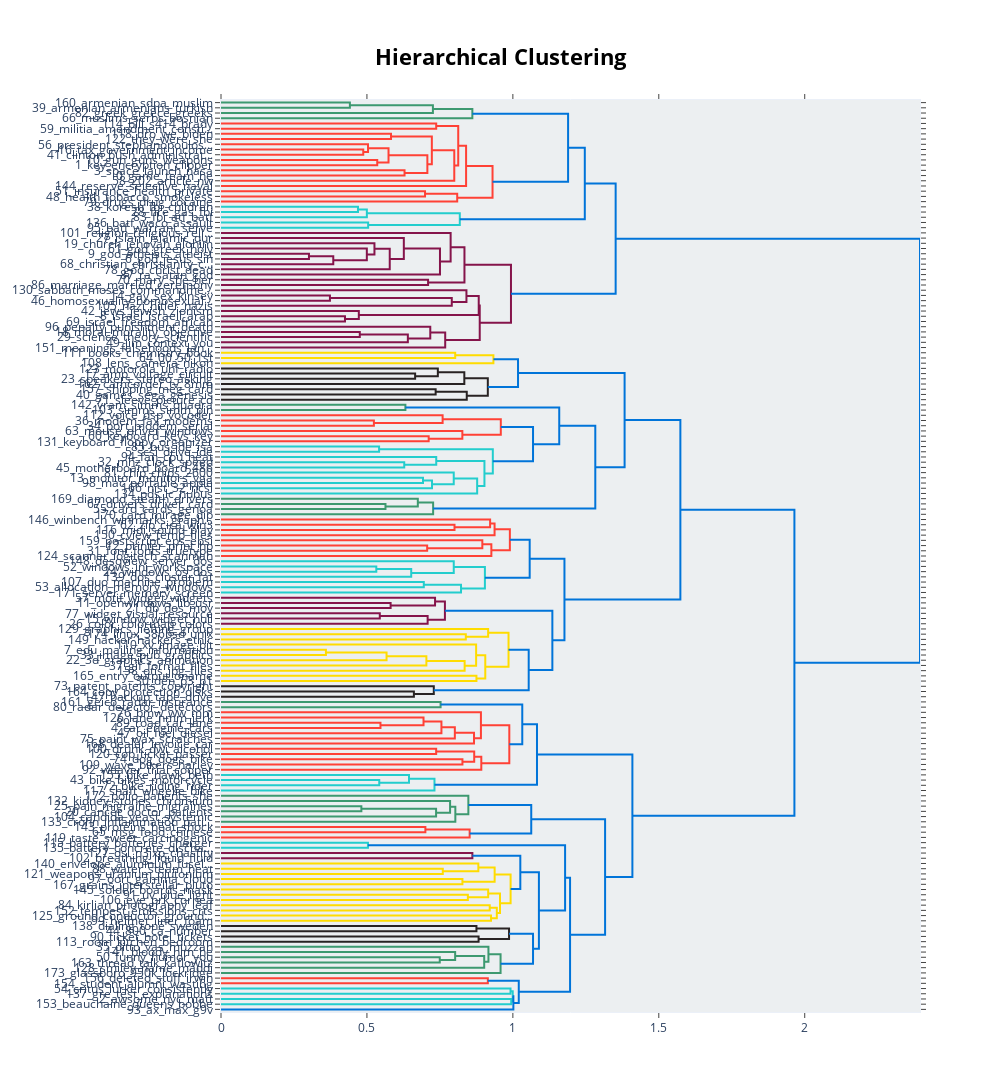

Here is the notebook cell this chart was saved with:
### Code cell
#visualize the hierarchy of topics:
topic_model.visualize_hierarchy()

### Figure 1 — Plotly figure (JSON) as saved in the notebook; plotly's stock layout.template omitted (floating-point values rounded to 4 significant figures; data arrays with more than 128 entries replaced by an {"elided": "..."} marker saying what was removed)
{"data": [{"hoverinfo": "text", "marker": {"color": "rgb(61,153,112)"}, "mode": "lines", "type": "scatter", "x": [0, 0.4416, 0.4416, 0], "xaxis": "x", "y": [-5, -5, -15, -15], "yaxis": "y"}, {"hoverinfo": "text", "marker": {"color": "rgb(61,153,112)"}, "mode": "lines", "type": "scatter", "x": [0.4416, 0.7261, 0.7261, 0], "xaxis": "x", "y": [-10, -10, -25, -25], "yaxis": "y"}, {"hoverinfo": "text", "marker": {"color": "rgb(61,153,112)"}, "mode": "lines", "type": "scatter", "x": [0.7261, 0.8612, 0.8612, 0], "xaxis": "x", "y": [-17.5, -17.5, -35, -35], "yaxis": "y"}, {"hoverinfo": "text", "marker": {"color": "rgb(255,65,54)"}, "mode": "lines", "type": "scatter", "x": [0, 0.7374, 0.7374, 0], "xaxis": "x", "y": [-45, -45, -55, -55], "yaxis": "y"}, {"hoverinfo": "text", "marker": {"color": "rgb(255,65,54)"}, "mode": "lines", "type": "scatter", "x": [0, 0.5825, 0.5825, 0], "xaxis": "x", "y": [-65, -65, -75, -75], "yaxis": "y"}, {"hoverinfo": "text", "marker": {"color": "rgb(255,65,54)"}, "mode": "lines", "type": "scatter", "x": [0, 0.4874, 0.4874, 0], "xaxis": "x", "y": [-95, -95, -105, -105], "yaxis": "y"}, {"hoverinfo": "text", "marker": {"color": "rgb(255,65,54)"}, "mode": "lines", "type": "scatter", "x": [0, 0.5038, 0.5038, 0.4874], "xaxis": "x", "y": [-85, -85, -100, -100], "yaxis": "y"}, {"hoverinfo": "text", "marker": {"color": "rgb(255,65,54)"}, "mode": "lines", "type": "scatter", "x": [0, 0.5353, 0.5353, 0], "xaxis": "x", "y": [-115, -115, -125, -125], "yaxis": "y"}, {"hoverinfo": "text", "marker": {"color": "rgb(255,65,54)"}, "mode": "lines", "type": "scatter", "x": [0.5038, 0.574, 0.574, 0.5353], "xaxis": "x", "y": [-92.5, -92.5, -120, -120], "yaxis": "y"}, {"hoverinfo": "text", "marker": {"color": "rgb(255,65,54)"}, "mode": "lines", "type": "scatter", "x": [0, 0.6289, 0.6289, 0], "xaxis": "x", "y": [-135, -135, -145, -145], "yaxis": "y"}, {"hoverinfo": "text", "marker": {"color": "rgb(255,65,54)"}, "mode": "lines", "type": "scatter", "x": [0.574, 0.7071, 0.7071, 0.6289], "xaxis": "x", "y": [-106.2, -106.2, -140, -140], "yaxis": "y"}, {"hoverinfo": "text", "marker": {"color": "rgb(255,65,54)"}, "mode": "lines", "type": "scatter", "x": [0.5825, 0.7224, 0.7224, 0.7071], "xaxis": "x", "y": [-70, -70, -123.1, -123.1], "yaxis": "y"}, {"hoverinfo": "text", "marker": {"color": "rgb(255,65,54)"}, "mode": "lines", "type": "scatter", "x": [0.7224, 0.7992, 0.7992, 0], "xaxis": "x", "y": [-96.56, -96.56, -155, -155], "yaxis": "y"}, {"hoverinfo": "text", "marker": {"color": "rgb(255,65,54)"}, "mode": "lines", "type": "scatter", "x": [0.7374, 0.8128, 0.8128, 0.7992], "xaxis": "x", "y": [-50, -50, -125.8, -125.8], "yaxis": "y"}, {"hoverinfo": "text", "marker": {"color": "rgb(255,65,54)"}, "mode": "lines", "type": "scatter", "x": [0.8128, 0.8398, 0.8398, 0], "xaxis": "x", "y": [-87.89, -87.89, -165, -165], "yaxis": "y"}, {"hoverinfo": "text", "marker": {"color": "rgb(255,65,54)"}, "mode": "lines", "type": "scatter", "x": [0, 0.6991, 0.6991, 0], "xaxis": "x", "y": [-175, -175, -185, -185], "yaxis": "y"}, {"hoverinfo": "text", "marker": {"color": "rgb(255,65,54)"}, "mode": "lines", "type": "scatter", "x": [0.6991, 0.8093, 0.8093, 0], "xaxis": "x", "y": [-180, -180, -195, -195], "yaxis": "y"}, {"hoverinfo": "text", "marker": {"color": "rgb(255,65,54)"}, "mode": "lines", "type": "scatter", "x": [0.8398, 0.9304, 0.9304, 0.8093], "xaxis": "x", "y": [-126.4, -126.4, -187.5, -187.5], "yaxis": "y"}, {"hoverinfo": "text", "marker": {"color": "rgb(0,116,217)"}, "mode": "lines", "type": "scatter", "x": [0.8612, 1.189, 1.189, 0.9304], "xaxis": "x", "y": [-26.25, -26.25, -157.0, -157.0], "yaxis": "y"}, {"hoverinfo": "text", "marker": {"color": "rgb(35,205,205)"}, "mode": "lines", "type": "scatter", "x": [0, 0.4693, 0.4693, 0], "xaxis": "x", "y": [-205, -205, -215, -215], "yaxis": "y"}, {"hoverinfo": "text", "marker": {"color": "rgb(35,205,205)"}, "mode": "lines", "type": "scatter", "x": [0.4693, 0.4997, 0.4997, 0], "xaxis": "x", "y": [-210, -210, -225, -225], "yaxis": "y"}, {"hoverinfo": "text", "marker": {"color": "rgb(35,205,205)"}, "mode": "lines", "type": "scatter", "x": [0, 0.5042, 0.5042, 0], "xaxis": "x", "y": [-235, -235, -245, -245], "yaxis": "y"}, {"hoverinfo": "text", "marker": {"color": "rgb(35,205,205)"}, "mode": "lines", "type": "scatter", "x": [0.4997, 0.8182, 0.8182, 0.5042], "xaxis": "x", "y": [-217.5, -217.5, -240, -240], "yaxis": "y"}, {"hoverinfo": "text", "marker": {"color": "rgb(0,116,217)"}, "mode": "lines", "type": "scatter", "x": [1.189, 1.246, 1.246, 0.8182], "xaxis": "x", "y": [-91.61, -91.61, -228.8, -228.8], "yaxis": "y"}, {"hoverinfo": "text", "marker": {"color": "rgb(133,20,75)"}, "mode": "lines", "type": "scatter", "x": [0, 0.3014, 0.3014, 0], "xaxis": "x", "y": [-295, -295, -305, -305], "yaxis": "y"}, {"hoverinfo": "text", "marker": {"color": "rgb(133,20,75)"}, "mode": "lines", "type": "scatter", "x": [0.3014, 0.3847, 0.3847, 0], "xaxis": "x", "y": [-300, -300, -315, -315], "yaxis": "y"}, {"hoverinfo": "text", "marker": {"color": "rgb(133,20,75)"}, "mode": "lines", "type": "scatter", "x": [0, 0.4997, 0.4997, 0.3847], "xaxis": "x", "y": [-285, -285, -307.5, -307.5], "yaxis": "y"}, {"hoverinfo": "text", "marker": {"color": "rgb(133,20,75)"}, "mode": "lines", "type": "scatter", "x": [0, 0.5258, 0.5258, 0.4997], "xaxis": "x", "y": [-275, -275, -296.2, -296.2], "yaxis": "y"}, {"hoverinfo": "text", "marker": {"color": "rgb(133,20,75)"}, "mode": "lines", "type": "scatter", "x": [0.5258, 0.5782, 0.5782, 0], "xaxis": "x", "y": [-285.6, -285.6, -325, -325], "yaxis": "y"}, {"hoverinfo": "text", "marker": {"color": "rgb(133,20,75)"}, "mode": "lines", "type": "scatter", "x": [0, 0.6264, 0.6264, 0.5782], "xaxis": "x", "y": [-265, -265, -305.3, -305.3], "yaxis": "y"}, {"hoverinfo": "text", "marker": {"color": "rgb(133,20,75)"}, "mode": "lines", "type": "scatter", "x": [0.6264, 0.7503, 0.7503, 0], "xaxis": "x", "y": [-285.2, -285.2, -335, -335], "yaxis": "y"}, {"hoverinfo": "text", "marker": {"color": "rgb(133,20,75)"}, "mode": "lines", "type": "scatter", "x": [0, 0.7868, 0.7868, 0.7503], "xaxis": "x", "y": [-255, -255, -310.1, -310.1], "yaxis": "y"}, {"hoverinfo": "text", "marker": {"color": "rgb(133,20,75)"}, "mode": "lines", "type": "scatter", "x": [0, 0.7096, 0.7096, 0], "xaxis": "x", "y": [-345, -345, -355, -355], "yaxis": "y"}, {"hoverinfo": "text", "marker": {"color": "rgb(133,20,75)"}, "mode": "lines", "type": "scatter", "x": [0.7868, 0.8342, 0.8342, 0.7096], "xaxis": "x", "y": [-282.5, -282.5, -350, -350], "yaxis": "y"}, {"hoverinfo": "text", "marker": {"color": "rgb(133,20,75)"}, "mode": "lines", "type": "scatter", "x": [0, 0.3732, 0.3732, 0], "xaxis": "x", "y": [-375, -375, -385, -385], "yaxis": "y"}, {"hoverinfo": "text", "marker": {"color": "rgb(133,20,75)"}, "mode": "lines", "type": "scatter", "x": [0.3732, 0.7907, 0.7907, 0], "xaxis": "x", "y": [-380, -380, -395, -395], "yaxis": "y"}, {"hoverinfo": "text", "marker": {"color": "rgb(133,20,75)"}, "mode": "lines", "type": "scatter", "x": [0, 0.8409, 0.8409, 0.7907], "xaxis": "x", "y": [-365, -365, -387.5, -387.5], "yaxis": "y"}, {"hoverinfo": "text", "marker": {"color": "rgb(133,20,75)"}, "mode": "lines", "type": "scatter", "x": [0, 0.4248, 0.4248, 0], "xaxis": "x", "y": [-415, -415, -425, -425], "yaxis": "y"}, {"hoverinfo": "text", "marker": {"color": "rgb(133,20,75)"}, "mode": "lines", "type": "scatter", "x": [0, 0.4722, 0.4722, 0.4248], "xaxis": "x", "y": [-405, -405, -420, -420], "yaxis": "y"}, {"hoverinfo": "text", "marker": {"color": "rgb(133,20,75)"}, "mode": "lines", "type": "scatter", "x": [0.8409, 0.8831, 0.8831, 0.4722], "xaxis": "x", "y": [-376.2, -376.2, -412.5, -412.5], "yaxis": "y"}, {"hoverinfo": "text", "marker": {"color": "rgb(133,20,75)"}, "mode": "lines", "type": "scatter", "x": [0, 0.4755, 0.4755, 0], "xaxis": "x", "y": [-445, -445, -455, -455], "yaxis": "y"}, {"hoverinfo": "text", "marker": {"color": "rgb(133,20,75)"}, "mode": "lines", "type": "scatter", "x": [0.4755, 0.6402, 0.6402, 0], "xaxis": "x", "y": [-450, -450, -465, -465], "yaxis": "y"}, {"hoverinfo": "text", "marker": {"color": "rgb(133,20,75)"}, "mode": "lines", "type": "scatter", "x": [0, 0.7171, 0.7171, 0.6402], "xaxis": "x", "y": [-435, -435, -457.5, -457.5], "yaxis": "y"}, {"hoverinfo": "text", "marker": {"color": "rgb(133,20,75)"}, "mode": "lines", "type": "scatter", "x": [0.7171, 0.7682, 0.7682, 0], "xaxis": "x", "y": [-446.2, -446.2, -475, -475], "yaxis": "y"}, {"hoverinfo": "text", "marker": {"color": "rgb(133,20,75)"}, "mode": "lines", "type": "scatter", "x": [0.8831, 0.8865, 0.8865, 0.7682], "xaxis": "x", "y": [-394.4, -394.4, -460.6, -460.6], "yaxis": "y"}, {"hoverinfo": "text", "marker": {"color": "rgb(133,20,75)"}, "mode": "lines", "type": "scatter", "x": [0.8342, 0.9935, 0.9935, 0.8865], "xaxis": "x", "y": [-316.3, -316.3, -427.5, -427.5], "yaxis": "y"}, {"hoverinfo": "text", "marker": {"color": "rgb(0,116,217)"}, "mode": "lines", "type": "scatter", "x": [1.246, 1.352, 1.352, 0.9935], "xaxis": "x", "y": [-160.2, -160.2, -371.9, -371.9], "yaxis": "y"}, {"hoverinfo": "text", "marker": {"color": "rgb(255,220,0)"}, "mode": "lines", "type": "scatter", "x": [0, 0.8025, 0.8025, 0], "xaxis": "x", "y": [-485, -485, -495, -495], "yaxis": "y"}, {"hoverinfo": "text", "marker": {"color": "rgb(255,220,0)"}, "mode": "lines", "type": "scatter", "x": [0.8025, 0.9334, 0.9334, 0], "xaxis": "x", "y": [-490, -490, -505, -505], "yaxis": "y"}, {"hoverinfo": "text", "marker": {"color": "rgb(40,35,35)"}, "mode": "lines", "type": "scatter", "x": [0, 0.6651, 0.6651, 0], "xaxis": "x", "y": [-525, -525, -535, -535], "yaxis": "y"}, {"hoverinfo": "text", "marker": {"color": "rgb(40,35,35)"}, "mode": "lines", "type": "scatter", "x": [0, 0.743, 0.743, 0.6651], "xaxis": "x", "y": [-515, -515, -530, -530], "yaxis": "y"}, {"hoverinfo": "text", "marker": {"color": "rgb(40,35,35)"}, "mode": "lines", "type": "scatter", "x": [0.743, 0.8337, 0.8337, 0], "xaxis": "x", "y": [-522.5, -522.5, -545, -545], "yaxis": "y"}, {"hoverinfo": "text", "marker": {"color": "rgb(40,35,35)"}, "mode": "lines", "type": "scatter", "x": [0, 0.7355, 0.7355, 0], "xaxis": "x", "y": [-555, -555, -565, -565], "yaxis": "y"}, {"hoverinfo": "text", "marker": {"color": "rgb(40,35,35)"}, "mode": "lines", "type": "scatter", "x": [0.7355, 0.8421, 0.8421, 0], "xaxis": "x", "y": [-560, -560, -575, -575], "yaxis": "y"}, {"hoverinfo": "text", "marker": {"color": "rgb(40,35,35)"}, "mode": "lines", "type": "scatter", "x": [0.8337, 0.9142, 0.9142, 0.8421], "xaxis": "x", "y": [-533.8, -533.8, -567.5, -567.5], "yaxis": "y"}, {"hoverinfo": "text", "marker": {"color": "rgb(0,116,217)"}, "mode": "lines", "type": "scatter", "x": [0.9334, 1.018, 1.018, 0.9142], "xaxis": "x", "y": [-497.5, -497.5, -550.6, -550.6], "yaxis": "y"}, {"hoverinfo": "text", "marker": {"color": "rgb(61,153,112)"}, "mode": "lines", "type": "scatter", "x": [0, 0.6318, 0.6318, 0], "xaxis": "x", "y": [-585, -585, -595, -595], "yaxis": "y"}, {"hoverinfo": "text", "marker": {"color": "rgb(255,65,54)"}, "mode": "lines", "type": "scatter", "x": [0, 0.5239, 0.5239, 0], "xaxis": "x", "y": [-615, -615, -625, -625], "yaxis": "y"}, {"hoverinfo": "text", "marker": {"color": "rgb(255,65,54)"}, "mode": "lines", "type": "scatter", "x": [0, 0.7593, 0.7593, 0.5239], "xaxis": "x", "y": [-605, -605, -620, -620], "yaxis": "y"}, {"hoverinfo": "text", "marker": {"color": "rgb(255,65,54)"}, "mode": "lines", "type": "scatter", "x": [0, 0.7116, 0.7116, 0], "xaxis": "x", "y": [-645, -645, -655, -655], "yaxis": "y"}, {"hoverinfo": "text", "marker": {"color": "rgb(255,65,54)"}, "mode": "lines", "type": "scatter", "x": [0, 0.8269, 0.8269, 0.7116], "xaxis": "x", "y": [-635, -635, -650, -650], "yaxis": "y"}, {"hoverinfo": "text", "marker": {"color": "rgb(255,65,54)"}, "mode": "lines", "type": "scatter", "x": [0.7593, 0.9587, 0.9587, 0.8269], "xaxis": "x", "y": [-612.5, -612.5, -642.5, -642.5], "yaxis": "y"}, {"hoverinfo": "text", "marker": {"color": "rgb(35,205,205)"}, "mode": "lines", "type": "scatter", "x": [0, 0.5416, 0.5416, 0], "xaxis": "x", "y": [-665, -665, -675, -675], "yaxis": "y"}, {"hoverinfo": "text", "marker": {"color": "rgb(35,205,205)"}, "mode": "lines", "type": "scatter", "x": [0, 0.6278, 0.6278, 0], "xaxis": "x", "y": [-695, -695, -705, -705], "yaxis": "y"}, {"hoverinfo": "text", "marker": {"color": "rgb(35,205,205)"}, "mode": "lines", "type": "scatter", "x": [0, 0.7375, 0.7375, 0.6278], "xaxis": "x", "y": [-685, -685, -700, -700], "yaxis": "y"}, {"hoverinfo": "text", "marker": {"color": "rgb(35,205,205)"}, "mode": "lines", "type": "scatter", "x": [0, 0.6921, 0.6921, 0], "xaxis": "x", "y": [-725, -725, -735, -735], "yaxis": "y"}, {"hoverinfo": "text", "marker": {"color": "rgb(35,205,205)"}, "mode": "lines", "type": "scatter", "x": [0.6921, 0.723, 0.723, 0], "xaxis": "x", "y": [-730, -730, -745, -745], "yaxis": "y"}, {"hoverinfo": "text", "marker": {"color": "rgb(35,205,205)"}, "mode": "lines", "type": "scatter", "x": [0, 0.7975, 0.7975, 0.723], "xaxis": "x", "y": [-715, -715, -737.5, -737.5], "yaxis": "y"}, {"hoverinfo": "text", "marker": {"color": "rgb(35,205,205)"}, "mode": "lines", "type": "scatter", "x": [0.7975, 0.8777, 0.8777, 0], "xaxis": "x", "y": [-726.2, -726.2, -755, -755], "yaxis": "y"}, {"hoverinfo": "text", "marker": {"color": "rgb(35,205,205)"}, "mode": "lines", "type": "scatter", "x": [0.7375, 0.9026, 0.9026, 0.8777], "xaxis": "x", "y": [-692.5, -692.5, -740.6, -740.6], "yaxis": "y"}, {"hoverinfo": "text", "marker": {"color": "rgb(35,205,205)"}, "mode": "lines", "type": "scatter", "x": [0.5416, 0.9313, 0.9313, 0.9026], "xaxis": "x", "y": [-670, -670, -716.6, -716.6], "yaxis": "y"}, {"hoverinfo": "text", "marker": {"color": "rgb(0,116,217)"}, "mode": "lines", "type": "scatter", "x": [0.9587, 1.069, 1.069, 0.9313], "xaxis": "x", "y": [-627.5, -627.5, -693.3, -693.3], "yaxis": "y"}, {"hoverinfo": "text", "marker": {"color": "rgb(0,116,217)"}, "mode": "lines", "type": "scatter", "x": [0.6318, 1.159, 1.159, 1.069], "xaxis": "x", "y": [-590, -590, -660.4, -660.4], "yaxis": "y"}, {"hoverinfo": "text", "marker": {"color": "rgb(61,153,112)"}, "mode": "lines", "type": "scatter", "x": [0, 0.5635, 0.5635, 0], "xaxis": "x", "y": [-775, -775, -785, -785], "yaxis": "y"}, {"hoverinfo": "text", "marker": {"color": "rgb(61,153,112)"}, "mode": "lines", "type": "scatter", "x": [0, 0.6744, 0.6744, 0.5635], "xaxis": "x", "y": [-765, -765, -780, -780], "yaxis": "y"}, {"hoverinfo": "text", "marker": {"color": "rgb(61,153,112)"}, "mode": "lines", "type": "scatter", "x": [0.6744, 0.7268, 0.7268, 0], "xaxis": "x", "y": [-772.5, -772.5, -795, -795], "yaxis": "y"}, {"hoverinfo": "text", "marker": {"color": "rgb(0,116,217)"}, "mode": "lines", "type": "scatter", "x": [1.159, 1.282, 1.282, 0.7268], "xaxis": "x", "y": [-625.2, -625.2, -783.8, -783.8], "yaxis": "y"}, {"hoverinfo": "text", "marker": {"color": "rgb(0,116,217)"}, "mode": "lines", "type": "scatter", "x": [1.018, 1.383, 1.383, 1.282], "xaxis": "x", "y": [-524.1, -524.1, -704.5, -704.5], "yaxis": "y"}, {"hoverinfo": "text", "marker": {"color": "rgb(255,65,54)"}, "mode": "lines", "type": "scatter", "x": [0, 0.8001, 0.8001, 0], "xaxis": "x", "y": [-815, -815, -825, -825], "yaxis": "y"}, {"hoverinfo": "text", "marker": {"color": "rgb(255,65,54)"}, "mode": "lines", "type": "scatter", "x": [0, 0.922, 0.922, 0.8001], "xaxis": "x", "y": [-805, -805, -820, -820], "yaxis": "y"}, {"hoverinfo": "text", "marker": {"color": "rgb(255,65,54)"}, "mode": "lines", "type": "scatter", "x": [0.922, 0.9373, 0.9373, 0], "xaxis": "x", "y": [-812.5, -812.5, -835, -835], "yaxis": "y"}, {"hoverinfo": "text", "marker": {"color": "rgb(255,65,54)"}, "mode": "lines", "type": "scatter", "x": [0, 0.7064, 0.7064, 0], "xaxis": "x", "y": [-855, -855, -865, -865], "yaxis": "y"}, {"hoverinfo": "text", "marker": {"color": "rgb(255,65,54)"}, "mode": "lines", "type": "scatter", "x": [0, 0.8954, 0.8954, 0.7064], "xaxis": "x", "y": [-845, -845, -860, -860], "yaxis": "y"}, {"hoverinfo": "text", "marker": {"color": "rgb(255,65,54)"}, "mode": "lines", "type": "scatter", "x": [0.8954, 0.9263, 0.9263, 0], "xaxis": "x", "y": [-852.5, -852.5, -875, -875], "yaxis": "y"}, {"hoverinfo": "text", "marker": {"color": "rgb(255,65,54)"}, "mode": "lines", "type": "scatter", "x": [0.9373, 0.9897, 0.9897, 0.9263], "xaxis": "x", "y": [-823.8, -823.8, -863.8, -863.8], "yaxis": "y"}, {"hoverinfo": "text", "marker": {"color": "rgb(35,205,205)"}, "mode": "lines", "type": "scatter", "x": [0, 0.5321, 0.5321, 0], "xaxis": "x", "y": [-895, -895, -905, -905], "yaxis": "y"}, {"hoverinfo": "text", "marker": {"color": "rgb(35,205,205)"}, "mode": "lines", "type": "scatter", "x": [0.5321, 0.6517, 0.6517, 0], "xaxis": "x", "y": [-900, -900, -915, -915], "yaxis": "y"}, {"hoverinfo": "text", "marker": {"color": "rgb(35,205,205)"}, "mode": "lines", "type": "scatter", "x": [0, 0.7975, 0.7975, 0.6517], "xaxis": "x", "y": [-885, -885, -907.5, -907.5], "yaxis": "y"}, {"hoverinfo": "text", "marker": {"color": "rgb(35,205,205)"}, "mode": "lines", "type": "scatter", "x": [0, 0.6948, 0.6948, 0], "xaxis": "x", "y": [-925, -925, -935, -935], "yaxis": "y"}, {"hoverinfo": "text", "marker": {"color": "rgb(35,205,205)"}, "mode": "lines", "type": "scatter", "x": [0.6948, 0.8224, 0.8224, 0], "xaxis": "x", "y": [-930, -930, -945, -945], "yaxis": "y"}, {"hoverinfo": "text", "marker": {"color": "rgb(35,205,205)"}, "mode": "lines", "type": "scatter", "x": [0.7975, 0.9042, 0.9042, 0.8224], "xaxis": "x", "y": [-896.2, -896.2, -937.5, -937.5], "yaxis": "y"}, {"hoverinfo": "text", "marker": {"color": "rgb(0,116,217)"}, "mode": "lines", "type": "scatter", "x": [0.9897, 1.058, 1.058, 0.9042], "xaxis": "x", "y": [-843.8, -843.8, -916.9, -916.9], "yaxis": "y"}, {"hoverinfo": "text", "marker": {"color": "rgb(133,20,75)"}, "mode": "lines", "type": "scatter", "x": [0, 0.5811, 0.5811, 0], "xaxis": "x", "y": [-965, -965, -975, -975], "yaxis": "y"}, {"hoverinfo": "text", "marker": {"color": "rgb(133,20,75)"}, "mode": "lines", "type": "scatter", "x": [0, 0.7334, 0.7334, 0.5811], "xaxis": "x", "y": [-955, -955, -970, -970], "yaxis": "y"}, {"hoverinfo": "text", "marker": {"color": "rgb(133,20,75)"}, "mode": "lines", "type": "scatter", "x": [0, 0.5441, 0.5441, 0], "xaxis": "x", "y": [-985, -985, -995, -995], "yaxis": "y"}, {"hoverinfo": "text", "marker": {"color": "rgb(133,20,75)"}, "mode": "lines", "type": "scatter", "x": [0.5441, 0.708, 0.708, 0], "xaxis": "x", "y": [-990, -990, -1005, -1005], "yaxis": "y"}, {"hoverinfo": "text", "marker": {"color": "rgb(133,20,75)"}, "mode": "lines", "type": "scatter", "x": [0.7334, 0.7672, 0.7672, 0.708], "xaxis": "x", "y": [-962.5, -962.5, -997.5, -997.5], "yaxis": "y"}, {"hoverinfo": "text", "marker": {"color": "rgb(255,220,0)"}, "mode": "lines", "type": "scatter", "x": [0, 0.8388, 0.8388, 0], "xaxis": "x", "y": [-1025, -1025, -1035, -1035], "yaxis": "y"}, {"hoverinfo": "text", "marker": {"color": "rgb(255,220,0)"}, "mode": "lines", "type": "scatter", "x": [0, 0.9153, 0.9153, 0.8388], "xaxis": "x", "y": [-1015, -1015, -1030, -1030], "yaxis": "y"}, {"hoverinfo": "text", "marker": {"color": "rgb(255,220,0)"}, "mode": "lines", "type": "scatter", "x": [0, 0.3595, 0.3595, 0], "xaxis": "x", "y": [-1055, -1055, -1065, -1065], "yaxis": "y"}, {"hoverinfo": "text", "marker": {"color": "rgb(255,220,0)"}, "mode": "lines", "type": "scatter", "x": [0.3595, 0.5672, 0.5672, 0], "xaxis": "x", "y": [-1060, -1060, -1075, -1075], "yaxis": "y"}, {"hoverinfo": "text", "marker": {"color": "rgb(255,220,0)"}, "mode": "lines", "type": "scatter", "x": [0.5672, 0.7037, 0.7037, 0], "xaxis": "x", "y": [-1068.0, -1068.0, -1085, -1085], "yaxis": "y"}, {"hoverinfo": "text", "marker": {"color": "rgb(255,220,0)"}, "mode": "lines", "type": "scatter", "x": [0.7037, 0.8347, 0.8347, 0], "xaxis": "x", "y": [-1076.0, -1076.0, -1095, -1095], "yaxis": "y"}, {"hoverinfo": "text", "marker": {"color": "rgb(255,220,0)"}, "mode": "lines", "type": "scatter", "x": [0, 0.8741, 0.8741, 0.8347], "xaxis": "x", "y": [-1045, -1045, -1086.0, -1086.0], "yaxis": "y"}, {"hoverinfo": "text", "marker": {"color": "rgb(255,220,0)"}, "mode": "lines", "type": "scatter", "x": [0, 0.8752, 0.8752, 0], "xaxis": "x", "y": [-1105, -1105, -1115, -1115], "yaxis": "y"}, {"hoverinfo": "text", "marker": {"color": "rgb(255,220,0)"}, "mode": "lines", "type": "scatter", "x": [0.8741, 0.9055, 0.9055, 0.8752], "xaxis": "x", "y": [-1065.0, -1065.0, -1110, -1110], "yaxis": "y"}, {"hoverinfo": "text", "marker": {"color": "rgb(255,220,0)"}, "mode": "lines", "type": "scatter", "x": [0.9153, 0.9852, 0.9852, 0.9055], "xaxis": "x", "y": [-1022.0, -1022.0, -1088.0, -1088.0], "yaxis": "y"}, {"hoverinfo": "text", "marker": {"color": "rgb(40,35,35)"}, "mode": "lines", "type": "scatter", "x": [0, 0.6609, 0.6609, 0], "xaxis": "x", "y": [-1135, -1135, -1145, -1145], "yaxis": "y"}, {"hoverinfo": "text", "marker": {"color": "rgb(40,35,35)"}, "mode": "lines", "type": "scatter", "x": [0, 0.7291, 0.7291, 0.6609], "xaxis": "x", "y": [-1125, -1125, -1140, -1140], "yaxis": "y"}, {"hoverinfo": "text", "marker": {"color": "rgb(0,116,217)"}, "mode": "lines", "type": "scatter", "x": [0.9852, 1.054, 1.054, 0.7291], "xaxis": "x", "y": [-1055.0, -1055.0, -1132.0, -1132.0], "yaxis": "y"}, {"hoverinfo": "text", "marker": {"color": "rgb(0,116,217)"}, "mode": "lines", "type": "scatter", "x": [0.7672, 1.135, 1.135, 1.054], "xaxis": "x", "y": [-980, -980, -1094.0, -1094.0], "yaxis": "y"}, {"hoverinfo": "text", "marker": {"color": "rgb(0,116,217)"}, "mode": "lines", "type": "scatter", "x": [1.058, 1.177, 1.177, 1.135], "xaxis": "x", "y": [-880.3, -880.3, -1037.0, -1037.0], "yaxis": "y"}, {"hoverinfo": "text", "marker": {"color": "rgb(0,116,217)"}, "mode": "lines", "type": "scatter", "x": [1.383, 1.574, 1.574, 1.177], "xaxis": "x", "y": [-614.3, -614.3, -958.6, -958.6], "yaxis": "y"}, {"hoverinfo": "text", "marker": {"color": "rgb(61,153,112)"}, "mode": "lines", "type": "scatter", "x": [0, 0.7523, 0.7523, 0], "xaxis": "x", "y": [-1155, -1155, -1165, -1165], "yaxis": "y"}, {"hoverinfo": "text", "marker": {"color": "rgb(255,65,54)"}, "mode": "lines", "type": "scatter", "x": [0, 0.5464, 0.5464, 0], "xaxis": "x", "y": [-1195, -1195, -1205, -1205], "yaxis": "y"}, {"hoverinfo": "text", "marker": {"color": "rgb(255,65,54)"}, "mode": "lines", "type": "scatter", "x": [0, 0.6939, 0.6939, 0.5464], "xaxis": "x", "y": [-1185, -1185, -1200, -1200], "yaxis": "y"}, {"hoverinfo": "text", "marker": {"color": "rgb(255,65,54)"}, "mode": "lines", "type": "scatter", "x": [0.6939, 0.7553, 0.7553, 0], "xaxis": "x", "y": [-1192.0, -1192.0, -1215, -1215], "yaxis": "y"}, {"hoverinfo": "text", "marker": {"color": "rgb(255,65,54)"}, "mode": "lines", "type": "scatter", "x": [0.7553, 0.8012, 0.8012, 0], "xaxis": "x", "y": [-1204.0, -1204.0, -1225, -1225], "yaxis": "y"}, {"hoverinfo": "text", "marker": {"color": "rgb(255,65,54)"}, "mode": "lines", "type": "scatter", "x": [0.8012, 0.8669, 0.8669, 0], "xaxis": "x", "y": [-1214.0, -1214.0, -1235, -1235], "yaxis": "y"}, {"hoverinfo": "text", "marker": {"color": "rgb(255,65,54)"}, "mode": "lines", "type": "scatter", "x": [0, 0.8906, 0.8906, 0.8669], "xaxis": "x", "y": [-1175, -1175, -1225.0, -1225.0], "yaxis": "y"}, {"hoverinfo": "text", "marker": {"color": "rgb(255,65,54)"}, "mode": "lines", "type": "scatter", "x": [0, 0.7372, 0.7372, 0], "xaxis": "x", "y": [-1245, -1245, -1255, -1255], "yaxis": "y"}, {"hoverinfo": "text", "marker": {"color": "rgb(255,65,54)"}, "mode": "lines", "type": "scatter", "x": [0, 0.8273, 0.8273, 0], "xaxis": "x", "y": [-1265, -1265, -1275, -1275], "yaxis": "y"}, {"hoverinfo": "text", "marker": {"color": "rgb(255,65,54)"}, "mode": "lines", "type": "scatter", "x": [0.7372, 0.8676, 0.8676, 0.8273], "xaxis": "x", "y": [-1250, -1250, -1270, -1270], "yaxis": "y"}, {"hoverinfo": "text", "marker": {"color": "rgb(255,65,54)"}, "mode": "lines", "type": "scatter", "x": [0.8676, 0.8919, 0.8919, 0], "xaxis": "x", "y": [-1260, -1260, -1285, -1285], "yaxis": "y"}, {"hoverinfo": "text", "marker": {"color": "rgb(255,65,54)"}, "mode": "lines", "type": "scatter", "x": [0.8906, 0.9879, 0.9879, 0.8919], "xaxis": "x", "y": [-1200.0, -1200.0, -1272.0, -1272.0], "yaxis": "y"}, {"hoverinfo": "text", "marker": {"color": "rgb(0,116,217)"}, "mode": "lines", "type": "scatter", "x": [0.7523, 1.032, 1.032, 0.9879], "xaxis": "x", "y": [-1160, -1160, -1236.0, -1236.0], "yaxis": "y"}, {"hoverinfo": "text", "marker": {"color": "rgb(35,205,205)"}, "mode": "lines", "type": "scatter", "x": [0, 0.5422, 0.5422, 0], "xaxis": "x", "y": [-1305, -1305, -1315, -1315], "yaxis": "y"}, {"hoverinfo": "text", "marker": {"color": "rgb(35,205,205)"}, "mode": "lines", "type": "scatter", "x": [0, 0.6442, 0.6442, 0.5422], "xaxis": "x", "y": [-1295, -1295, -1310, -1310], "yaxis": "y"}, {"hoverinfo": "text", "marker": {"color": "rgb(35,205,205)"}, "mode": "lines", "type": "scatter", "x": [0.6442, 0.7314, 0.7314, 0], "xaxis": "x", "y": [-1302.0, -1302.0, -1325, -1325], "yaxis": "y"}, {"hoverinfo": "text", "marker": {"color": "rgb(0,116,217)"}, "mode": "lines", "type": "scatter", "x": [1.032, 1.083, 1.083, 0.7314], "xaxis": "x", "y": [-1198.0, -1198.0, -1314.0, -1314.0], "yaxis": "y"}, {"hoverinfo": "text", "marker": {"color": "rgb(61,153,112)"}, "mode": "lines", "type": "scatter", "x": [0, 0.481, 0.481, 0], "xaxis": "x", "y": [-1355, -1355, -1365, -1365], "yaxis": "y"}, {"hoverinfo": "text", "marker": {"color": "rgb(61,153,112)"}, "mode": "lines", "type": "scatter", "x": [0.481, 0.737, 0.737, 0], "xaxis": "x", "y": [-1360, -1360, -1375, -1375], "yaxis": "y"}, {"hoverinfo": "text", "marker": {"color": "rgb(61,153,112)"}, "mode": "lines", "type": "scatter", "x": [0, 0.7849, 0.7849, 0.737], "xaxis": "x", "y": [-1345, -1345, -1368.0, -1368.0], "yaxis": "y"}, {"hoverinfo": "text", "marker": {"color": "rgb(61,153,112)"}, "mode": "lines", "type": "scatter", "x": [0.7849, 0.8029, 0.8029, 0], "xaxis": "x", "y": [-1356.0, -1356.0, -1385, -1385], "yaxis": "y"}, {"hoverinfo": "text", "marker": {"color": "rgb(61,153,112)"}, "mode": "lines", "type": "scatter", "x": [0, 0.8475, 0.8475, 0.8029], "xaxis": "x", "y": [-1335, -1335, -1371.0, -1371.0], "yaxis": "y"}, {"hoverinfo": "text", "marker": {"color": "rgb(255,65,54)"}, "mode": "lines", "type": "scatter", "x": [0, 0.7003, 0.7003, 0], "xaxis": "x", "y": [-1395, -1395, -1405, -1405], "yaxis": "y"}, {"hoverinfo": "text", "marker": {"color": "rgb(255,65,54)"}, "mode": "lines", "type": "scatter", "x": [0.7003, 0.8519, 0.8519, 0], "xaxis": "x", "y": [-1400, -1400, -1415, -1415], "yaxis": "y"}, {"hoverinfo": "text", "marker": {"color": "rgb(0,116,217)"}, "mode": "lines", "type": "scatter", "x": [0.8475, 1.063, 1.063, 0.8519], "xaxis": "x", "y": [-1353.0, -1353.0, -1408.0, -1408.0], "yaxis": "y"}, {"hoverinfo": "text", "marker": {"color": "rgb(35,205,205)"}, "mode": "lines", "type": "scatter", "x": [0, 0.5035, 0.5035, 0], "xaxis": "x", "y": [-1425, -1425, -1435, -1435], "yaxis": "y"}, {"hoverinfo": "text", "marker": {"color": "rgb(133,20,75)"}, "mode": "lines", "type": "scatter", "x": [0, 0.8613, 0.8613, 0], "xaxis": "x", "y": [-1445, -1445, -1455, -1455], "yaxis": "y"}, {"hoverinfo": "text", "marker": {"color": "rgb(255,220,0)"}, "mode": "lines", "type": "scatter", "x": [0, 0.7599, 0.7599, 0], "xaxis": "x", "y": [-1475, -1475, -1485, -1485], "yaxis": "y"}, {"hoverinfo": "text", "marker": {"color": "rgb(255,220,0)"}, "mode": "lines", "type": "scatter", "x": [0, 0.8818, 0.8818, 0.7599], "xaxis": "x", "y": [-1465, -1465, -1480, -1480], "yaxis": "y"}, {"hoverinfo": "text", "marker": {"color": "rgb(255,220,0)"}, "mode": "lines", "type": "scatter", "x": [0, 0.8272, 0.8272, 0], "xaxis": "x", "y": [-1495, -1495, -1505, -1505], "yaxis": "y"}, {"hoverinfo": "text", "marker": {"color": "rgb(255,220,0)"}, "mode": "lines", "type": "scatter", "x": [0.8818, 0.9376, 0.9376, 0.8272], "xaxis": "x", "y": [-1472.0, -1472.0, -1500, -1500], "yaxis": "y"}, {"hoverinfo": "text", "marker": {"color": "rgb(255,220,0)"}, "mode": "lines", "type": "scatter", "x": [0, 0.8458, 0.8458, 0], "xaxis": "x", "y": [-1525, -1525, -1535, -1535], "yaxis": "y"}, {"hoverinfo": "text", "marker": {"color": "rgb(255,220,0)"}, "mode": "lines", "type": "scatter", "x": [0, 0.9154, 0.9154, 0.8458], "xaxis": "x", "y": [-1515, -1515, -1530, -1530], "yaxis": "y"}, {"hoverinfo": "text", "marker": {"color": "rgb(255,220,0)"}, "mode": "lines", "type": "scatter", "x": [0, 0.9207, 0.9207, 0], "xaxis": "x", "y": [-1545, -1545, -1555, -1555], "yaxis": "y"}, {"hoverinfo": "text", "marker": {"color": "rgb(255,220,0)"}, "mode": "lines", "type": "scatter", "x": [0, 0.9252, 0.9252, 0], "xaxis": "x", "y": [-1565, -1565, -1575, -1575], "yaxis": "y"}, {"hoverinfo": "text", "marker": {"color": "rgb(255,220,0)"}, "mode": "lines", "type": "scatter", "x": [0.9207, 0.9451, 0.9451, 0.9252], "xaxis": "x", "y": [-1550, -1550, -1570, -1570], "yaxis": "y"}, {"hoverinfo": "text", "marker": {"color": "rgb(255,220,0)"}, "mode": "lines", "type": "scatter", "x": [0.9154, 0.9559, 0.9559, 0.9451], "xaxis": "x", "y": [-1522.0, -1522.0, -1560, -1560], "yaxis": "y"}, {"hoverinfo": "text", "marker": {"color": "rgb(255,220,0)"}, "mode": "lines", "type": "scatter", "x": [0.9376, 0.9923, 0.9923, 0.9559], "xaxis": "x", "y": [-1486.0, -1486.0, -1541.0, -1541.0], "yaxis": "y"}, {"hoverinfo": "text", "marker": {"color": "rgb(0,116,217)"}, "mode": "lines", "type": "scatter", "x": [0.8613, 1.026, 1.026, 0.9923], "xaxis": "x", "y": [-1450, -1450, -1514.0, -1514.0], "yaxis": "y"}, {"hoverinfo": "text", "marker": {"color": "rgb(40,35,35)"}, "mode": "lines", "type": "scatter", "x": [0, 0.8752, 0.8752, 0], "xaxis": "x", "y": [-1585, -1585, -1595, -1595], "yaxis": "y"}, {"hoverinfo": "text", "marker": {"color": "rgb(40,35,35)"}, "mode": "lines", "type": "scatter", "x": [0, 0.8826, 0.8826, 0], "xaxis": "x", "y": [-1605, -1605, -1615, -1615], "yaxis": "y"}, {"hoverinfo": "text", "marker": {"color": "rgb(40,35,35)"}, "mode": "lines", "type": "scatter", "x": [0.8752, 0.9869, 0.9869, 0.8826], "xaxis": "x", "y": [-1590, -1590, -1610, -1610], "yaxis": "y"}, {"hoverinfo": "text", "marker": {"color": "rgb(61,153,112)"}, "mode": "lines", "type": "scatter", "x": [0, 0.7495, 0.7495, 0], "xaxis": "x", "y": [-1645, -1645, -1655, -1655], "yaxis": "y"}, {"hoverinfo": "text", "marker": {"color": "rgb(61,153,112)"}, "mode": "lines", "type": "scatter", "x": [0, 0.8023, 0.8023, 0.7495], "xaxis": "x", "y": [-1635, -1635, -1650, -1650], "yaxis": "y"}, {"hoverinfo": "text", "marker": {"color": "rgb(61,153,112)"}, "mode": "lines", "type": "scatter", "x": [0.8023, 0.9018, 0.9018, 0], "xaxis": "x", "y": [-1642.0, -1642.0, -1665, -1665], "yaxis": "y"}, {"hoverinfo": "text", "marker": {"color": "rgb(61,153,112)"}, "mode": "lines", "type": "scatter", "x": [0, 0.9163, 0.9163, 0.9018], "xaxis": "x", "y": [-1625, -1625, -1654.0, -1654.0], "yaxis": "y"}, {"hoverinfo": "text", "marker": {"color": "rgb(61,153,112)"}, "mode": "lines", "type": "scatter", "x": [0.9163, 0.9579, 0.9579, 0], "xaxis": "x", "y": [-1639.0, -1639.0, -1675, -1675], "yaxis": "y"}, {"hoverinfo": "text", "marker": {"color": "rgb(0,116,217)"}, "mode": "lines", "type": "scatter", "x": [0.9869, 1.069, 1.069, 0.9579], "xaxis": "x", "y": [-1600, -1600, -1657.0, -1657.0], "yaxis": "y"}, {"hoverinfo": "text", "marker": {"color": "rgb(0,116,217)"}, "mode": "lines", "type": "scatter", "x": [1.026, 1.089, 1.089, 1.069], "xaxis": "x", "y": [-1482.0, -1482.0, -1629.0, -1629.0], "yaxis": "y"}, {"hoverinfo": "text", "marker": {"color": "rgb(0,116,217)"}, "mode": "lines", "type": "scatter", "x": [0.5035, 1.179, 1.179, 1.089], "xaxis": "x", "y": [-1430, -1430, -1555.0, -1555.0], "yaxis": "y"}, {"hoverinfo": "text", "marker": {"color": "rgb(255,65,54)"}, "mode": "lines", "type": "scatter", "x": [0, 0.9143, 0.9143, 0], "xaxis": "x", "y": [-1685, -1685, -1695, -1695], "yaxis": "y"}, {"hoverinfo": "text", "marker": {"color": "rgb(35,205,205)"}, "mode": "lines", "type": "scatter", "x": [0, 0.992, 0.992, 0], "xaxis": "x", "y": [-1705, -1705, -1715, -1715], "yaxis": "y"}, {"hoverinfo": "text", "marker": {"color": "rgb(35,205,205)"}, "mode": "lines", "type": "scatter", "x": [0, 0.9944, 0.9944, 0], "xaxis": "x", "y": [-1725, -1725, -1735, -1735], "yaxis": "y"}, {"hoverinfo": "text", "marker": {"color": "rgb(35,205,205)"}, "mode": "lines", "type": "scatter", "x": [0.992, 0.9996, 0.9996, 0.9944], "xaxis": "x", "y": [-1710, -1710, -1730, -1730], "yaxis": "y"}, {"hoverinfo": "text", "marker": {"color": "rgb(0,116,217)"}, "mode": "lines", "type": "scatter", "x": [0.9996, 1.002, 1.002, 0], "xaxis": "x", "y": [-1720, -1720, -1745, -1745], "yaxis": "y"}, {"hoverinfo": "text", "marker": {"color": "rgb(0,116,217)"}, "mode": "lines", "type": "scatter", "x": [0.9143, 1.02, 1.02, 1.002], "xaxis": "x", "y": [-1690, -1690, -1732.0, -1732.0], "yaxis": "y"}, {"hoverinfo": "text", "marker": {"color": "rgb(0,116,217)"}, "mode": "lines", "type": "scatter", "x": [1.179, 1.196, 1.196, 1.02], "xaxis": "x", "y": [-1493.0, -1493.0, -1711.0, -1711.0], "yaxis": "y"}, {"hoverinfo": "text", "marker": {"color": "rgb(0,116,217)"}, "mode": "lines", "type": "scatter", "x": [1.063, 1.316, 1.316, 1.196], "xaxis": "x", "y": [-1380.0, -1380.0, -1602.0, -1602.0], "yaxis": "y"}, {"hoverinfo": "text", "marker": {"color": "rgb(0,116,217)"}, "mode": "lines", "type": "scatter", "x": [1.083, 1.41, 1.41, 1.316], "xaxis": "x", "y": [-1256.0, -1256.0, -1491.0, -1491.0], "yaxis": "y"}, {"hoverinfo": "text", "marker": {"color": "rgb(0,116,217)"}, "mode": "lines", "type": "scatter", "x": [1.574, 1.965, 1.965, 1.41], "xaxis": "x", "y": [-786.4, -786.4, -1373.0, -1373.0], "yaxis": "y"}, {"hoverinfo": "text", "marker": {"color": "rgb(0,116,217)"}, "mode": "lines", "type": "scatter", "x": [1.352, 2.395, 2.395, 1.965], "xaxis": "x", "y": [-266.0, -266.0, -1080.0, -1080.0], "yaxis": "y"}], "layout": {"autosize": false, "height": 2825, "hoverlabel": {"bgcolor": "white", "font": {"family": "Rockwell", "size": 16}}, "hovermode": "closest", "plot_bgcolor": "#ECEFF1", "showlegend": false, "title": {"font": {"color": "Black", "size": 22}, "text": "<b>Hierarchical Clustering</b>", "x": 0.5, "xanchor": "center", "yanchor": "top"}, "width": 1000, "xaxis": {"mirror": "allticks", "rangemode": "tozero", "showgrid": false, "showline": true, "showticklabels": true, "ticks": "outside", "type": "linear", "zeroline": false}, "yaxis": {"mirror": "allticks", "range": [-1750, 0], "rangemode": "tozero", "showgrid": false, "showline": true, "showticklabels": true, "tickmode": "array", "ticks": "outside", "ticktext": {"elided": "175 str values"}, "tickvals": {"elided": "175 int values"}, "type": "linear", "zeroline": false}}}
